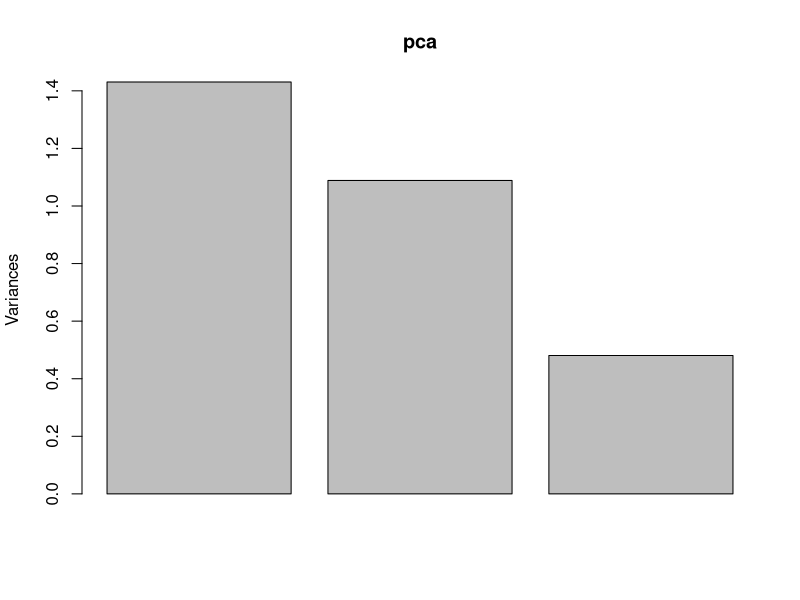

Reproduce this figure in R. (Note: this script raises an error after producing the figure.)

# import data
data <- read.csv("./../clean_data/all_data_combined.csv")
data <- data[data$species=="BRTE",]

# only complete data set
bdata <- data[!is.na(data$aboveground_mass),]
traits <- bdata[,c("max.height","length_cm","root_mass","total_leaf_area","total_leaf_mass")]
bdata.complete <- bdata[which(complete.cases(traits)==TRUE),]
bdata.complete <- bdata.complete[bdata.complete$subplot=="R",]

# calculate SLA
bdata.complete$total_leaf_area <- bdata.complete$total_leaf_area/100
bdata.complete$SLA <- as.numeric(bdata.complete$total_leaf_area)/as.numeric(bdata.complete$total_leaf_mass)

# calculate SRL
bdata.complete$SRL <- as.numeric(bdata.complete$length_cm)/as.numeric(bdata.complete$root_mass)
bdata.complete <- bdata.complete[-which(bdata.complete$SRL==Inf),]

# just get traits
bdata.complete$max.height <- as.numeric(bdata.complete$max.height)
pca.data <- bdata.complete[,c("SLA","SRL","max.height")]

pca <- prcomp(pca.data,center=TRUE,scale. = TRUE)

summary(pca)
plot(pca)

# add pc scores to data frame
bdata.complete$PC1 <- pca$x[,1]
bdata.complete$PC2 <- pca$x[,2]

write.csv(bdata.complete,"./../clean_data/pca_data.csv",row.names = FALSE)

# extract loadings
loads <- as.data.frame(pca$rotation[,1:2])

# testing for differences in dispersion
elev.disp <- betadisper(dist(bdata.complete[,c("PC1","PC2")]), group = bdata.complete$elevation)
anova(elev.disp)
# functional dispersion at low > at high

pat.disp <- betadisper(dist(bdata.complete[,c("PC1","PC2")]), group = bdata.complete$patch)
anova(pat.disp) # nothing significant

rm(bdata.complete)
